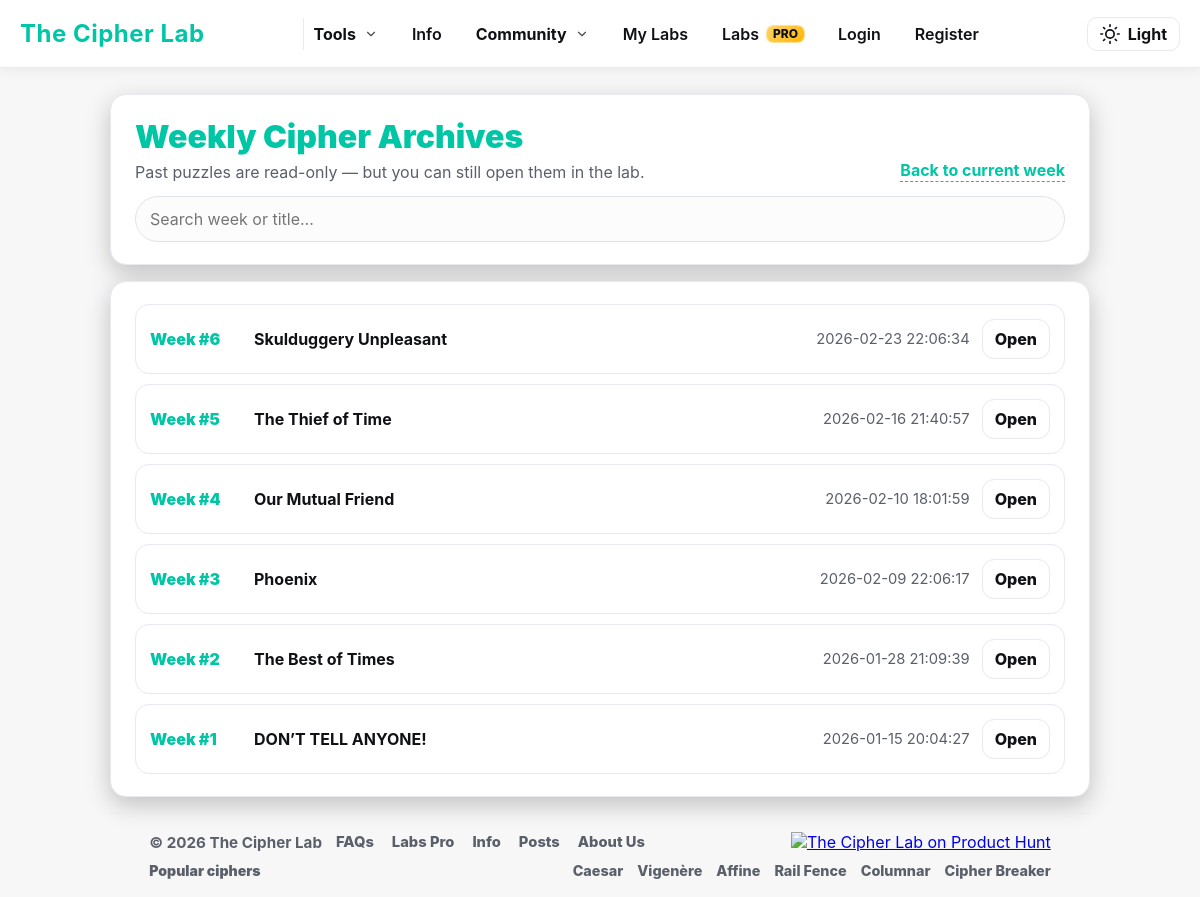
Before: /weekly/archives with the older database file.
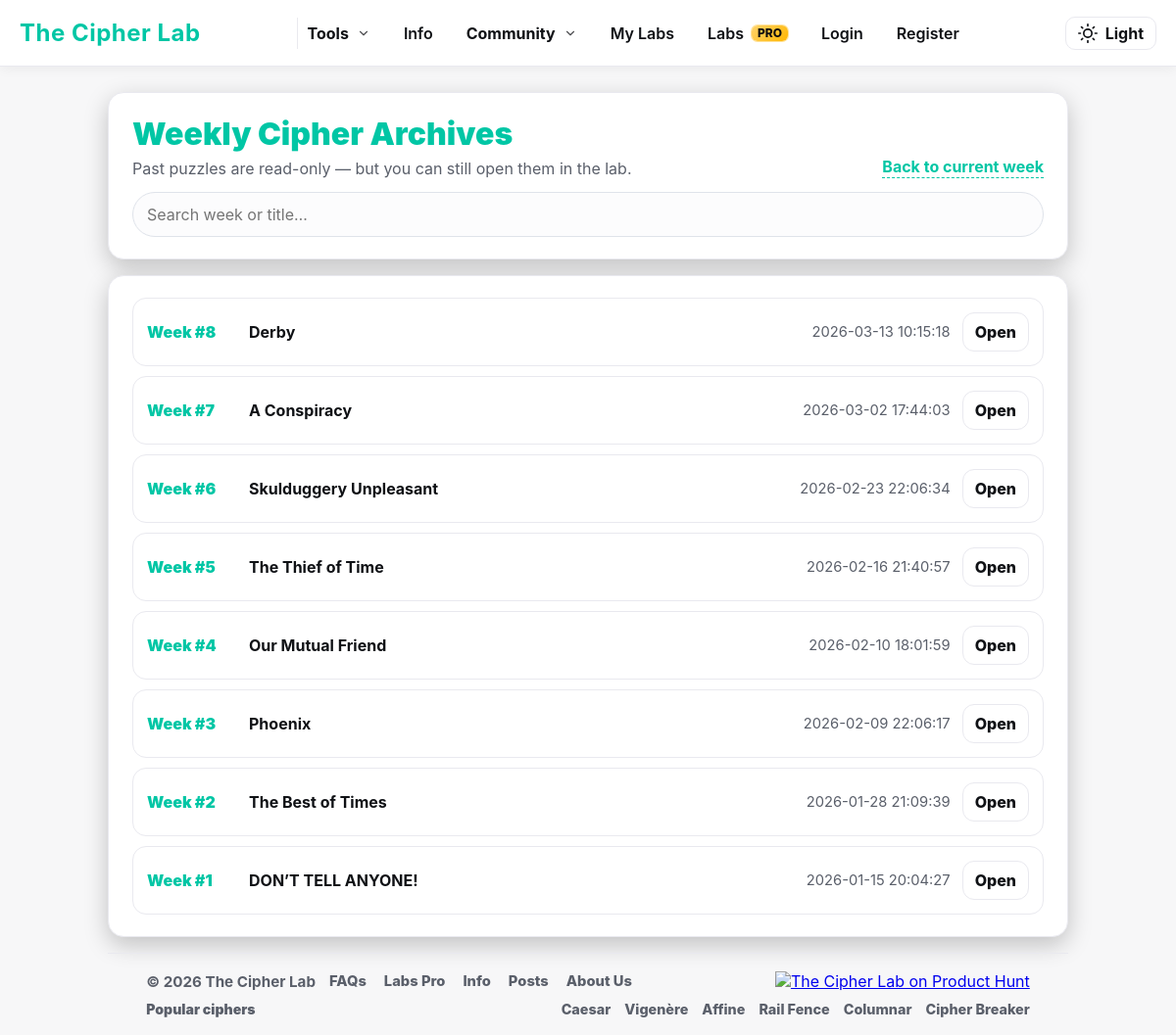
After: the same page with the newer database file.
### tables this page shows
CREATE TABLE weekly_cipher_archive (
            week_number INTEGER PRIMARY KEY,
            title TEXT NOT NULL,
            description TEXT,
            ciphertext TEXT NOT NULL,
            solution TEXT NOT NULL,
            hint TEXT,
            posted_at TEXT NOT NULL,
            archived_at TEXT NOT NULL DEFAULT CURRENT_TIMESTAMP
        , archived_solution TEXT);

### app.py (the view)
@app.route("/weekly/archives")
def weekly_archives():
    user = current_user()
    conn = get_db()
    rows = conn.execute(
        """
        SELECT week_number, title, posted_at, archived_at
        FROM weekly_cipher_archive
        ORDER BY week_number DESC
        """
    ).fetchall()
    conn.close()
    return render_template("weekly_archives.html", user=user, archives=rows)

### app.py (called while the page is built, shortened)
@app.after_request
def add_security_headers(resp):
    resp.headers["X-Content-Type-Options"] = "nosniff"
    resp.headers["X-Frame-Options"] = "DENY"
    resp.headers["Referrer-Policy"] = "strict-origin-when-cross-origin"
    resp.headers["Content-Security-Policy"] = (
        "default-src 'self'; "
        "img-src 'self' data: https://api.producthunt.com https://ph-files.imgix.net https://www.producthunt.com; "
        "script-src 'self' 'unsafe-inline' https://www.producthunt.com; "
        "style-src 'self' 'unsafe-inline'; "
        "frame-src https://www.producthunt.com;"
    )
    return resp

@app.before_request
def clear_flash_on_login():
    if request.endpoint == "login" and request.method == "GET":
        if "_flashes" not in session:
            session.pop("_flashes", None)

@app.context_processor
def inject_now_year():
    return {"now_year": datetime.utcnow().year}

@app.context_processor
def inject_user_setup_flags():
    u = current_user()
    if not u:
        return {}

### helpers.py (called while the page is built, shortened)
def get_db():
    conn = sqlite3.connect(DB_PATH)
    conn.row_factory = sqlite3.Row
    return conn

def current_user():
    if "user_id" not in session:
        return None

### templates/weekly_archives.html (shortened to what this page needs)
<!DOCTYPE html>
<html lang="en">
<head>
  <link rel="stylesheet" href="{{ url_for('static', filename='style.css') }}">
</head>
<body>
  {% include 'base_nav.html' %}
  <main class="archives-wrap">
    <section class="arch-card">
      <div class="toprow">
        <div>
          <h1>Weekly Cipher Archives</h1>
          <div class="sub">Past puzzles are read-only — but you can still open them in the lab.</div>
        </div>
        <a class="backlink" href="{{ url_for('weekly_page') }}">Back to current week</a>
      </div>
      <div class="search" style="margin-top:14px;">
        <input id="arch-search" type="text" placeholder="Search week or title…" />
      </div>
    </section>
    <section class="arch-card">
      {% if not archives or archives|length == 0 %}
        <p class="empty">No archived weeks yet.</p>
      {% else %}
      <div class="list" id="arch-list">
        {% for a in archives %}
          <div class="row" data-week="{{ a.week_number }}" data-title="{{ (a.title or '')|lower }}">
            <div class="wk">Week #{{ a.week_number }}</div>
            <div class="ttl">{{ a.title }}</div>
            <div class="meta">{{ (a.posted_at or '')[:19].replace('T',' ') }}</div>
            <a class="openbtn" href="{{ url_for('weekly_archive_view', week_number=a.week_number) }}">Open</a>
          </div>
        {% endfor %}
      </div>
      {% endif %}
    </section>
    {% include 'base_footer.html' %}
  </main>
</body>
</html>

Changed rows visible on the page:
added weekly_cipher_archive: week_number "8", title "Derby", posted_at "2026-03-13 10:15:18"
added weekly_cipher_archive: week_number "7", title "A Conspiracy", posted_at "2026-03-02 17:44:03"
